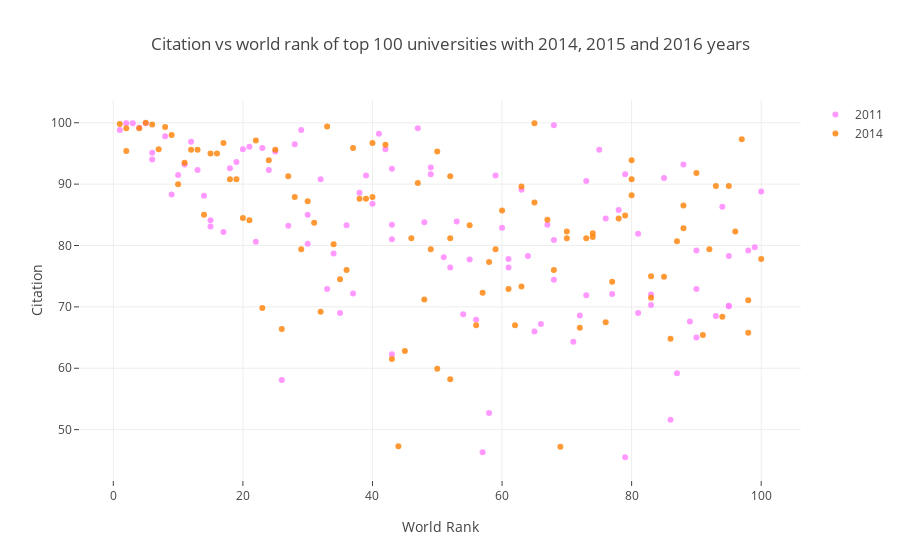

Source (notebook cell):
### Code cell
df2011 = data[data.year==2011].iloc[:100]
df2014 = data[data.year==2014].iloc[:100]
# creating trace1
trace1 =go.Scatter(
                    x = df2011.world_rank,
                    y = df2011.citations,
                    mode = "markers",
                    name = "2011",
                    marker = dict(color = 'rgba(255, 128, 255, 0.8)'),
                    text= df2011.university_name)
# creating trace2
trace2 =go.Scatter(
                    x = df2014.world_rank,
                    y = df2014.citations,
                    mode = "markers",
                    name = "2014",
                    marker = dict(color = 'rgba(255, 128, 2, 0.8)'),
                    text= df2014.university_name)
data2 =[trace1, trace2] 
layout = dict(title = 'Citation vs world rank of top 100 universities with 2014, 2015 and 2016 years',
              xaxis= dict(title= 'World Rank',ticklen= 5,zeroline= False),
              yaxis= dict(title= 'Citation',ticklen= 5,zeroline= False)
             )
fig = dict(data=data2, layout=layout)
py.iplot(fig)

### Figure 1 — Plotly figure (JSON) as saved in the notebook; plotly's stock layout.template omitted (floating-point values rounded to 4 significant figures)
{"data": [{"marker": {"color": "rgba(255, 128, 255, 0.8)"}, "mode": "markers", "name": "2011", "text": ["Harvard University", "California Institute of Technology", "Massachusetts Institute of Technology", "Stanford University", "Princeton University", "University of Cambridge", "University of Oxford", "University of California, Berkeley", "Imperial College London", "Yale University", "University of California, Los Angeles", "University of Chicago", "Johns Hopkins University", "Cornell University", "ETH Zurich – Swiss Federal Institute of Technology Zurich", "University of Michigan", "University of Toronto", "Columbia University", "University of Pennsylvania", "Carnegie Mellon University", "University of Hong Kong", "University College London", "University of Washington", "Duke University", "Northwestern University", "University of Tokyo", "Georgia Institute of Technology", "Pohang University of Science and Technology", "University of California, Santa Barbara", "University of British Columbia", "University of North Carolina at Chapel Hill", "University of California, San Diego", "University of Illinois at Urbana-Champaign", "National University of Singapore", "McGill University", "University of Melbourne", "Peking University", "Washington University in St Louis", "École Polytechnique", "University of Edinburgh", "Hong Kong University of Science and Technology", "École Normale Supérieure", "Australian National University", "Karolinska Institute", "University of Göttingen", "University of Wisconsin", "Rice University", "École Polytechnique Fédérale de Lausanne", "University of California, Irvine", "University of Science and Technology of China", "Vanderbilt University", "University of Minnesota", "Tufts University", "University of California, Davis", "Brown University", "University of Massachusetts", "Kyoto University", "Tsinghua University", "Boston University", "New York University", "Emory University", "LMU Munich", "University of Notre Dame", "University of Pittsburgh", "Case Western Reserve University", "Ohio State University", "University of Colorado Boulder", "University of Bristol", "University of California, Santa Cruz", "Yeshiva University", "University of Sydney", "University of Virginia", "University of Adelaide", "University of Southern California", "William & Mary", "Trinity College Dublin", "King’s College London", "Stony Brook University", "Korea Advanced Institute of Science and Technology (KAIST)", "University of Sussex", "The University of Queensland", "University of York", "Heidelberg University", "University of Utah", "Durham University", "London School of Economics and Political Science", "University of Manchester", "Royal Holloway, University of London", "Lund University", "University of Southampton", "University of Zurich", "Wake Forest University", "McMaster University", "University College Dublin", "George Washington University", "University of Arizona", "University of Basel", "University of Maryland, College Park", "Dartmouth College", "École Normale Supérieure de Lyon"], "type": "scatter", "uid": "4b9ac406-d50f-11e8-8a53-784f43a735c9", "x": ["1", "2", "3", "4", "5", "6", "6", "8", "9", "10", "11", "12", "13", "14", "15", "15", "17", "18", "19", "20", "21", "22", "23", "24", "25", "26", "27", "28", "29", "30", "30", "32", "33", "34", "35", "36", "37", "38", "39", "40", "41", "42", "43", "43", "43", "43", "47", "48", "49", "49", "51", "52", "53", "54", "55", "56", "57", "58", "59", "60", "61", "61", "63", "64", "65", "66", "67", "68", "68", "68", "71", "72", "73", "73", "75", "76", "77", "78", "79", "79", "81", "81", "83", "83", "85", "86", "87", "88", "89", "90", "90", "90", "93", "94", "95", "95", "95", "98", "99", "100"], "y": [98.8, 99.9, 99.9, 99.2, 99.9, 94, 95.1, 97.8, 88.3, 91.5, 93.2, 96.9, 92.3, 88.1, 83.1, 84.1, 82.2, 92.6, 93.6, 95.7, 96.1, 80.6, 95.9, 92.3, 95.3, 58.1, 83.2, 96.5, 98.8, 80.3, 85, 90.8, 72.9, 78.7, 69, 83.3, 72.2, 88.6, 91.4, 86.8, 98.2, 95.7, 81, 62.3, 92.5, 83.4, 99.1, 83.8, 91.6, 92.7, 78.1, 76.4, 83.9, 68.8, 77.7, 67.9, 46.3, 52.7, 91.4, 82.9, 77.8, 76.4, 89.1, 78.3, 66, 67.2, 83.4, 80.9, 99.6, 74.4, 64.3, 68.6, 90.5, 71.9, 95.6, 84.4, 72.1, 85.8, 45.5, 91.6, 69, 81.9, 70.3, 72, 91, 51.6, 59.2, 93.2, 67.6, 72.9, 65, 79.2, 68.5, 86.3, 70.2, 70.1, 78.3, 79.2, 79.7, 88.8]}, {"marker": {"color": "rgba(255, 128, 2, 0.8)"}, "mode": "markers", "name": "2014", "text": ["California Institute of Technology", "Harvard University", "University of Oxford", "Stanford University", "Massachusetts Institute of Technology", "Princeton University", "University of Cambridge", "University of California, Berkeley", "University of Chicago", "Imperial College London", "Yale University", "University of California, Los Angeles", "Columbia University", "ETH Zurich – Swiss Federal Institute of Technology Zurich", "Johns Hopkins University", "University of Pennsylvania", "Duke University", "University of Michigan", "Cornell University", "University of Toronto", "University College London", "Northwestern University", "University of Tokyo", "Carnegie Mellon University", "University of Washington", "National University of Singapore", "University of Texas at Austin", "Georgia Institute of Technology", "University of Illinois at Urbana-Champaign", "University of Wisconsin-Madison", "University of British Columbia", "London School of Economics and Political Science", "University of California, Santa Barbara", "University of Melbourne", "McGill University", "Karolinska Institute", "École Polytechnique Fédérale de Lausanne", "King’s College London", "University of Edinburgh", "New York University", "University of California, San Diego", "Washington University in St Louis", "University of Hong Kong", "Seoul National University", "Peking University", "University of Minnesota", "University of North Carolina at Chapel Hill", "Australian National University", "Pennsylvania State University", "Boston University", "Tsinghua University", "Brown University", "Kyoto University", "University of California, Davis", "LMU Munich", "Korea Advanced Institute of Science and Technology (KAIST)", "Hong Kong University of Science and Technology", "University of Manchester", "Ohio State University", "Pohang University of Science and Technology", "KU Leuven", "Purdue University", "The University of Queensland", "University of Göttingen", "Rice University", "École Normale Supérieure", "Leiden University", "Heidelberg University", "Delft University of Technology", "University of Southern California", "École Polytechnique", "University of Sydney", "Erasmus University Rotterdam", "University of Basel", "Utrecht University", "Nanyang Technological University", "Wageningen University and Research Center", "University of Pittsburgh", "University of Bristol", "Durham University", "Emory University", "Tufts University", "Michigan State University", "University of Amsterdam", "Ghent University", "Free University of Berlin", "Technical University of Munich", "Case Western Reserve University", "Vanderbilt University", "University of Notre Dame", "Monash University", "McMaster University", "University of California, Irvine", "Humboldt University of Berlin", "University of Rochester", "Pierre and Marie Curie University", "University of Colorado Boulder", "Maastricht University", "University of Groningen", "University of Helsinki"], "type": "scatter", "uid": "4b9ac5b4-d50f-11e8-946b-784f43a735c9", "x": ["1", "2", "2", "4", "5", "6", "7", "8", "9", "10", "11", "12", "13", "14", "15", "16", "17", "18", "19", "20", "21", "22", "23", "24", "25", "26", "27", "28", "29", "30", "31", "32", "33", "34", "35", "36", "37", "38", "39", "40", "40", "42", "43", "44", "45", "46", "47", "48", "49", "50", "50", "52", "52", "52", "55", "56", "57", "58", "59", "60", "61", "62", "63", "63", "65", "65", "67", "68", "69", "70", "70", "72", "73", "74", "74", "76", "77", "78", "79", "80", "80", "80", "83", "83", "85", "86", "87", "88", "88", "90", "91", "92", "93", "94", "95", "96", "97", "98", "98", "100"], "y": [99.8, 99.1, 95.4, 99.1, 100, 99.7, 95.7, 99.3, 98, 90, 93.5, 95.6, 95.6, 85, 95, 95, 96.7, 90.8, 90.8, 84.5, 84.1, 97.1, 69.8, 93.9, 95.6, 66.4, 91.3, 87.9, 79.4, 87.2, 83.7, 69.2, 99.4, 80.2, 74.5, 76, 95.9, 87.6, 87.6, 87.9, 96.7, 96.4, 61.5, 47.3, 62.8, 81.2, 90.2, 71.2, 79.4, 95.3, 59.9, 91.3, 58.2, 81.2, 83.3, 67, 72.3, 77.3, 79.4, 85.7, 72.9, 67, 73.3, 89.6, 99.9, 87, 84.2, 76, 47.2, 81.2, 82.3, 66.6, 81.2, 81.4, 82, 67.5, 74.1, 84.4, 84.9, 88.2, 90.8, 93.9, 71.5, 75, 74.9, 64.8, 80.7, 82.8, 86.5, 91.8, 65.4, 79.4, 89.7, 68.4, 89.7, 82.3, 97.3, 65.8, 71.1, 77.8]}], "layout": {"title": "Citation vs world rank of top 100 universities with 2014, 2015 and 2016 years", "xaxis": {"ticklen": 5, "title": "World Rank", "zeroline": false}, "yaxis": {"ticklen": 5, "title": "Citation", "zeroline": false}}}
